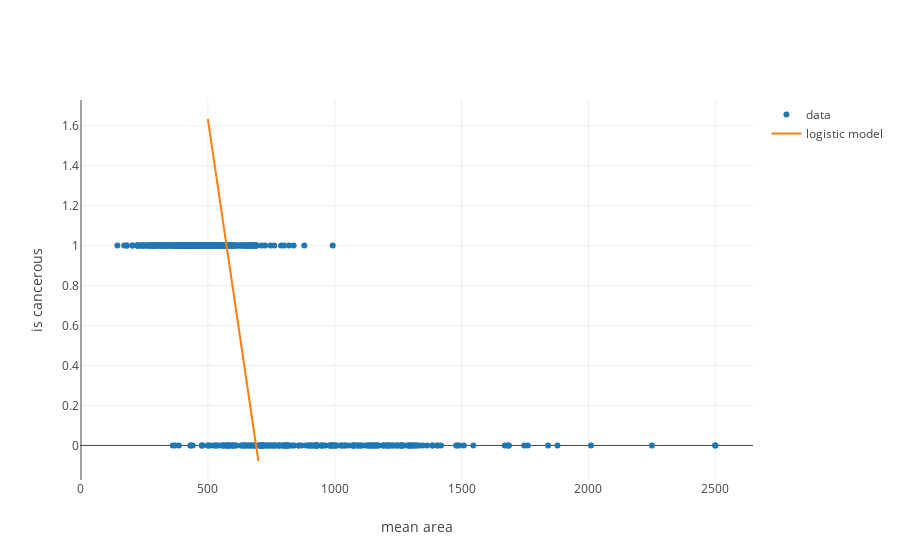

Write notebook code for a chart like this one.
### Code cell
from graph import trace_values, plot

mean_area = df['mean area']
y = df['is_cancerous']

data_trace = trace_values(mean_area, y)

lin_predictions_trace = trace_values(x_inputs.flatten(), lin_predictions, mode = 'lines', name = 'linear model')
logisitic_predictions_trace = trace_values(x_inputs_log.flatten(), logistic_predictions, mode = 'lines', name = 'logistic model')


plot([data_trace,  logisitic_predictions_trace], {'xaxis': {'title': 'mean area'}, 'yaxis': {'title': 'is cancerous'}})

### Figure 1 — Plotly figure (JSON) as saved in the notebook; plotly's stock layout.template omitted (floating-point values rounded to 4 significant figures; data arrays with more than 128 entries replaced by an {"elided": "..."} marker saying what was removed)
{"data": [{"mode": "markers", "name": "data", "text": [], "type": "scatter", "uid": "65fe4725-6334-4838-af33-183839459bca", "x": {"elided": "569 float values"}, "y": {"elided": "569 int values"}}, {"mode": "lines", "name": "logistic model", "text": [], "type": "scatter", "uid": "d43805ab-4836-40a9-b14f-40968572e56e", "x": {"elided": "200 int values"}, "y": {"elided": "200 float values"}}], "layout": {"autosize": true, "xaxis": {"autorange": true, "range": [-4.669, 2649.0], "title": {"text": "mean area"}, "type": "linear"}, "yaxis": {"autorange": true, "range": [-0.1729, 1.729], "title": {"text": "is cancerous"}, "type": "linear"}}}
